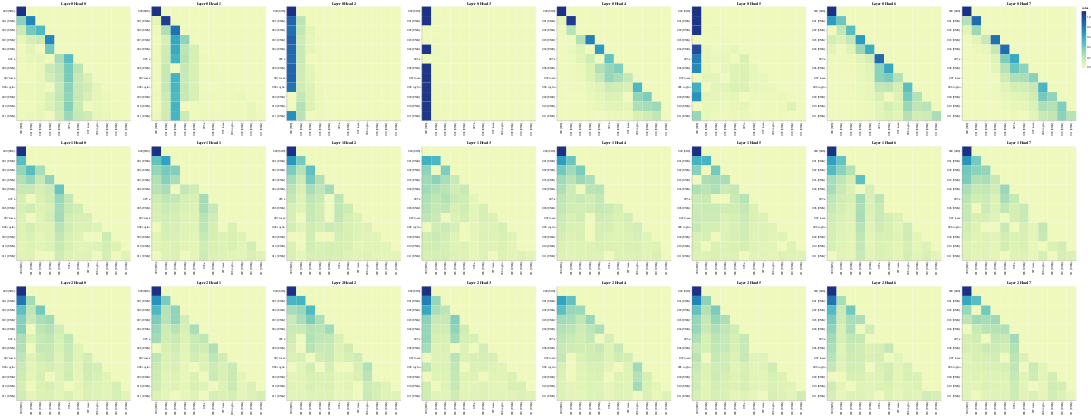

Here is the notebook cell this chart was saved with:
### Code cell
# Encoder Self-Attention
get_all_attention_maps("decoder", layers, heads, decoder_input_tokens, decoder_input_tokens, min(20, sentence_len))

### Figure 1 — Vega-Lite specification as saved in the notebook (floating-point values rounded to 4 significant figures; data arrays with more than 128 entries replaced by an {"elided": "..."} marker saying what was removed)
{"config": {"view": {"continuousWidth": 300, "continuousHeight": 300}}, "vconcat": [{"hconcat": [{"data": {"name": "data-fba1a1608a244cddb9d72f0e749aced1"}, "mark": {"type": "rect"}, "encoding": {"color": {"field": "value", "type": "quantitative"}, "tooltip": [{"field": "row", "type": "quantitative"}, {"field": "column", "type": "quantitative"}, {"field": "value", "type": "quantitative"}, {"field": "row_token", "type": "nominal"}, {"field": "col_token", "type": "nominal"}], "x": {"axis": {"title": ""}, "field": "col_token", "type": "nominal"}, "y": {"axis": {"title": ""}, "field": "row_token", "type": "nominal"}}, "height": 400, "name": "view_25", "title": "Layer 0 Head 0", "width": 400}, {"data": {"name": "data-14c12b18db7f042c0e8cd7a77acdcee4"}, "mark": {"type": "rect"}, "encoding": {"color": {"field": "value", "type": "quantitative"}, "tooltip": [{"field": "row", "type": "quantitative"}, {"field": "column", "type": "quantitative"}, {"field": "value", "type": "quantitative"}, {"field": "row_token", "type": "nominal"}, {"field": "col_token", "type": "nominal"}], "x": {"axis": {"title": ""}, "field": "col_token", "type": "nominal"}, "y": {"axis": {"title": ""}, "field": "row_token", "type": "nominal"}}, "height": 400, "name": "view_26", "title": "Layer 0 Head 1", "width": 400}, {"data": {"name": "data-efad75b32916420a85c14ea5b64f0865"}, "mark": {"type": "rect"}, "encoding": {"color": {"field": "value", "type": "quantitative"}, "tooltip": [{"field": "row", "type": "quantitative"}, {"field": "column", "type": "quantitative"}, {"field": "value", "type": "quantitative"}, {"field": "row_token", "type": "nominal"}, {"field": "col_token", "type": "nominal"}], "x": {"axis": {"title": ""}, "field": "col_token", "type": "nominal"}, "y": {"axis": {"title": ""}, "field": "row_token", "type": "nominal"}}, "height": 400, "name": "view_27", "title": "Layer 0 Head 2", "width": 400}, {"data": {"name": "data-0cced71969459e737be58adab911f12e"}, "mark": {"type": "rect"}, "encoding": {"color": {"field": "value", "type": "quantitative"}, "tooltip": [{"field": "row", "type": "quantitative"}, {"field": "column", "type": "quantitative"}, {"field": "value", "type": "quantitative"}, {"field": "row_token", "type": "nominal"}, {"field": "col_token", "type": "nominal"}], "x": {"axis": {"title": ""}, "field": "col_token", "type": "nominal"}, "y": {"axis": {"title": ""}, "field": "row_token", "type": "nominal"}}, "height": 400, "name": "view_28", "title": "Layer 0 Head 3", "width": 400}, {"data": {"name": "data-36083c20790aa58ec28eb1162f1215ce"}, "mark": {"type": "rect"}, "encoding": {"color": {"field": "value", "type": "quantitative"}, "tooltip": [{"field": "row", "type": "quantitative"}, {"field": "column", "type": "quantitative"}, {"field": "value", "type": "quantitative"}, {"field": "row_token", "type": "nominal"}, {"field": "col_token", "type": "nominal"}], "x": {"axis": {"title": ""}, "field": "col_token", "type": "nominal"}, "y": {"axis": {"title": ""}, "field": "row_token", "type": "nominal"}}, "height": 400, "name": "view_29", "title": "Layer 0 Head 4", "width": 400}, {"data": {"name": "data-a87fd75c03df24b4857513e65a8979d3"}, "mark": {"type": "rect"}, "encoding": {"color": {"field": "value", "type": "quantitative"}, "tooltip": [{"field": "row", "type": "quantitative"}, {"field": "column", "type": "quantitative"}, {"field": "value", "type": "quantitative"}, {"field": "row_token", "type": "nominal"}, {"field": "col_token", "type": "nominal"}], "x": {"axis": {"title": ""}, "field": "col_token", "type": "nominal"}, "y": {"axis": {"title": ""}, "field": "row_token", "type": "nominal"}}, "height": 400, "name": "view_30", "title": "Layer 0 Head 5", "width": 400}, {"data": {"name": "data-d39c4961e51ea980db4f76f9524563fc"}, "mark": {"type": "rect"}, "encoding": {"color": {"field": "value", "type": "quantitative"}, "tooltip": [{"field": "row", "type": "quantitative"}, {"field": "column", "type": "quantitative"}, {"field": "value", "type": "quantitative"}, {"field": "row_token", "type": "nominal"}, {"field": "col_token", "type": "nominal"}], "x": {"axis": {"title": ""}, "field": "col_token", "type": "nominal"}, "y": {"axis": {"title": ""}, "field": "row_token", "type": "nominal"}}, "height": 400, "name": "view_31", "title": "Layer 0 Head 6", "width": 400}, {"data": {"name": "data-a2f761be75d8bae330491d75c2e46d86"}, "mark": {"type": "rect"}, "encoding": {"color": {"field": "value", "type": "quantitative"}, "tooltip": [{"field": "row", "type": "quantitative"}, {"field": "column", "type": "quantitative"}, {"field": "value", "type": "quantitative"}, {"field": "row_token", "type": "nominal"}, {"field": "col_token", "type": "nominal"}], "x": {"axis": {"title": ""}, "field": "col_token", "type": "nominal"}, "y": {"axis": {"title": ""}, "field": "row_token", "type": "nominal"}}, "height": 400, "name": "view_32", "title": "Layer 0 Head 7", "width": 400}]}, {"hconcat": [{"data": {"name": "data-b0efec4cb2f4f63adfa57e1d711c0128"}, "mark": {"type": "rect"}, "encoding": {"color": {"field": "value", "type": "quantitative"}, "tooltip": [{"field": "row", "type": "quantitative"}, {"field": "column", "type": "quantitative"}, {"field": "value", "type": "quantitative"}, {"field": "row_token", "type": "nominal"}, {"field": "col_token", "type": "nominal"}], "x": {"axis": {"title": ""}, "field": "col_token", "type": "nominal"}, "y": {"axis": {"title": ""}, "field": "row_token", "type": "nominal"}}, "height": 400, "name": "view_33", "title": "Layer 1 Head 0", "width": 400}, {"data": {"name": "data-f967053533d709846ecf05e7a7bcf091"}, "mark": {"type": "rect"}, "encoding": {"color": {"field": "value", "type": "quantitative"}, "tooltip": [{"field": "row", "type": "quantitative"}, {"field": "column", "type": "quantitative"}, {"field": "value", "type": "quantitative"}, {"field": "row_token", "type": "nominal"}, {"field": "col_token", "type": "nominal"}], "x": {"axis": {"title": ""}, "field": "col_token", "type": "nominal"}, "y": {"axis": {"title": ""}, "field": "row_token", "type": "nominal"}}, "height": 400, "name": "view_34", "title": "Layer 1 Head 1", "width": 400}, {"data": {"name": "data-b7511be831a0aeaf46abc4bf25aaee98"}, "mark": {"type": "rect"}, "encoding": {"color": {"field": "value", "type": "quantitative"}, "tooltip": [{"field": "row", "type": "quantitative"}, {"field": "column", "type": "quantitative"}, {"field": "value", "type": "quantitative"}, {"field": "row_token", "type": "nominal"}, {"field": "col_token", "type": "nominal"}], "x": {"axis": {"title": ""}, "field": "col_token", "type": "nominal"}, "y": {"axis": {"title": ""}, "field": "row_token", "type": "nominal"}}, "height": 400, "name": "view_35", "title": "Layer 1 Head 2", "width": 400}, {"data": {"name": "data-c1ea8b55044f325986c6c76fc7d3cfd5"}, "mark": {"type": "rect"}, "encoding": {"color": {"field": "value", "type": "quantitative"}, "tooltip": [{"field": "row", "type": "quantitative"}, {"field": "column", "type": "quantitative"}, {"field": "value", "type": "quantitative"}, {"field": "row_token", "type": "nominal"}, {"field": "col_token", "type": "nominal"}], "x": {"axis": {"title": ""}, "field": "col_token", "type": "nominal"}, "y": {"axis": {"title": ""}, "field": "row_token", "type": "nominal"}}, "height": 400, "name": "view_36", "title": "Layer 1 Head 3", "width": 400}, {"data": {"name": "data-052d3461bb5a49bf24d4102311f56459"}, "mark": {"type": "rect"}, "encoding": {"color": {"field": "value", "type": "quantitative"}, "tooltip": [{"field": "row", "type": "quantitative"}, {"field": "column", "type": "quantitative"}, {"field": "value", "type": "quantitative"}, {"field": "row_token", "type": "nominal"}, {"field": "col_token", "type": "nominal"}], "x": {"axis": {"title": ""}, "field": "col_token", "type": "nominal"}, "y": {"axis": {"title": ""}, "field": "row_token", "type": "nominal"}}, "height": 400, "name": "view_37", "title": "Layer 1 Head 4", "width": 400}, {"data": {"name": "data-9b0d3b42b49ac492914cd3d4353baf16"}, "mark": {"type": "rect"}, "encoding": {"color": {"field": "value", "type": "quantitative"}, "tooltip": [{"field": "row", "type": "quantitative"}, {"field": "column", "type": "quantitative"}, {"field": "value", "type": "quantitative"}, {"field": "row_token", "type": "nominal"}, {"field": "col_token", "type": "nominal"}], "x": {"axis": {"title": ""}, "field": "col_token", "type": "nominal"}, "y": {"axis": {"title": ""}, "field": "row_token", "type": "nominal"}}, "height": 400, "name": "view_38", "title": "Layer 1 Head 5", "width": 400}, {"data": {"name": "data-dcf4403ebf864fc6593c3d6d9940b355"}, "mark": {"type": "rect"}, "encoding": {"color": {"field": "value", "type": "quantitative"}, "tooltip": [{"field": "row", "type": "quantitative"}, {"field": "column", "type": "quantitative"}, {"field": "value", "type": "quantitative"}, {"field": "row_token", "type": "nominal"}, {"field": "col_token", "type": "nominal"}], "x": {"axis": {"title": ""}, "field": "col_token", "type": "nominal"}, "y": {"axis": {"title": ""}, "field": "row_token", "type": "nominal"}}, "height": 400, "name": "view_39", "title": "Layer 1 Head 6", "width": 400}, {"data": {"name": "data-b4f632298b173d268c99711aa5e68ac0"}, "mark": {"type": "rect"}, "encoding": {"color": {"field": "value", "type": "quantitative"}, "tooltip": [{"field": "row", "type": "quantitative"}, {"field": "column", "type": "quantitative"}, {"field": "value", "type": "quantitative"}, {"field": "row_token", "type": "nominal"}, {"field": "col_token", "type": "nominal"}], "x": {"axis": {"title": ""}, "field": "col_token", "type": "nominal"}, "y": {"axis": {"title": ""}, "field": "row_token", "type": "nominal"}}, "height": 400, "name": "view_40", "title": "Layer 1 Head 7", "width": 400}]}, {"hconcat": [{"data": {"name": "data-5e4d964cb485349ee0245c6a56af5622"}, "mark": {"type": "rect"}, "encoding": {"color": {"field": "value", "type": "quantitative"}, "tooltip": [{"field": "row", "type": "quantitative"}, {"field": "column", "type": "quantitative"}, {"field": "value", "type": "quantitative"}, {"field": "row_token", "type": "nominal"}, {"field": "col_token", "type": "nominal"}], "x": {"axis": {"title": ""}, "field": "col_token", "type": "nominal"}, "y": {"axis": {"title": ""}, "field": "row_token", "type": "nominal"}}, "height": 400, "name": "view_41", "title": "Layer 2 Head 0", "width": 400}, {"data": {"name": "data-b4b223e93a5a75802dfe52d2b00714e2"}, "mark": {"type": "rect"}, "encoding": {"color": {"field": "value", "type": "quantitative"}, "tooltip": [{"field": "row", "type": "quantitative"}, {"field": "column", "type": "quantitative"}, {"field": "value", "type": "quantitative"}, {"field": "row_token", "type": "nominal"}, {"field": "col_token", "type": "nominal"}], "x": {"axis": {"title": ""}, "field": "col_token", "type": "nominal"}, "y": {"axis": {"title": ""}, "field": "row_token", "type": "nominal"}}, "height": 400, "name": "view_42", "title": "Layer 2 Head 1", "width": 400}, {"data": {"name": "data-5244f4230d9d5ac2e18ee85f017142e3"}, "mark": {"type": "rect"}, "encoding": {"color": {"field": "value", "type": "quantitative"}, "tooltip": [{"field": "row", "type": "quantitative"}, {"field": "column", "type": "quantitative"}, {"field": "value", "type": "quantitative"}, {"field": "row_token", "type": "nominal"}, {"field": "col_token", "type": "nominal"}], "x": {"axis": {"title": ""}, "field": "col_token", "type": "nominal"}, "y": {"axis": {"title": ""}, "field": "row_token", "type": "nominal"}}, "height": 400, "name": "view_43", "title": "Layer 2 Head 2", "width": 400}, {"data": {"name": "data-fa3bd60ad2ae897cfcae800d08d07e30"}, "mark": {"type": "rect"}, "encoding": {"color": {"field": "value", "type": "quantitative"}, "tooltip": [{"field": "row", "type": "quantitative"}, {"field": "column", "type": "quantitative"}, {"field": "value", "type": "quantitative"}, {"field": "row_token", "type": "nominal"}, {"field": "col_token", "type": "nominal"}], "x": {"axis": {"title": ""}, "field": "col_token", "type": "nominal"}, "y": {"axis": {"title": ""}, "field": "row_token", "type": "nominal"}}, "height": 400, "name": "view_44", "title": "Layer 2 Head 3", "width": 400}, {"data": {"name": "data-be4089011b10410bf6b913c70fdeb610"}, "mark": {"type": "rect"}, "encoding": {"color": {"field": "value", "type": "quantitative"}, "tooltip": [{"field": "row", "type": "quantitative"}, {"field": "column", "type": "quantitative"}, {"field": "value", "type": "quantitative"}, {"field": "row_token", "type": "nominal"}, {"field": "col_token", "type": "nominal"}], "x": {"axis": {"title": ""}, "field": "col_token", "type": "nominal"}, "y": {"axis": {"title": ""}, "field": "row_token", "type": "nominal"}}, "height": 400, "name": "view_45", "title": "Layer 2 Head 4", "width": 400}, {"data": {"name": "data-cd607cf147ea39f56765a5ed1cc4c10d"}, "mark": {"type": "rect"}, "encoding": {"color": {"field": "value", "type": "quantitative"}, "tooltip": [{"field": "row", "type": "quantitative"}, {"field": "column", "type": "quantitative"}, {"field": "value", "type": "quantitative"}, {"field": "row_token", "type": "nominal"}, {"field": "col_token", "type": "nominal"}], "x": {"axis": {"title": ""}, "field": "col_token", "type": "nominal"}, "y": {"axis": {"title": ""}, "field": "row_token", "type": "nominal"}}, "height": 400, "name": "view_46", "title": "Layer 2 Head 5", "width": 400}, {"data": {"name": "data-0c34643f1894060482144be1a99c7795"}, "mark": {"type": "rect"}, "encoding": {"color": {"field": "value", "type": "quantitative"}, "tooltip": [{"field": "row", "type": "quantitative"}, {"field": "column", "type": "quantitative"}, {"field": "value", "type": "quantitative"}, {"field": "row_token", "type": "nominal"}, {"field": "col_token", "type": "nominal"}], "x": {"axis": {"title": ""}, "field": "col_token", "type": "nominal"}, "y": {"axis": {"title": ""}, "field": "row_token", "type": "nominal"}}, "height": 400, "name": "view_47", "title": "Layer 2 Head 6", "width": 400}, {"data": {"name": "data-b89eb71f536be8773fb0a07cd2752372"}, "mark": {"type": "rect"}, "encoding": {"color": {"field": "value", "type": "quantitative"}, "tooltip": [{"field": "row", "type": "quantitative"}, {"field": "column", "type": "quantitative"}, {"field": "value", "type": "quantitative"}, {"field": "row_token", "type": "nominal"}, {"field": "col_token", "type": "nominal"}], "x": {"axis": {"title": ""}, "field": "col_token", "type": "nominal"}, "y": {"axis": {"title": ""}, "field": "row_token", "type": "nominal"}}, "height": 400, "name": "view_48", "title": "Layer 2 Head 7", "width": 400}]}], "params": [{"name": "param_25", "select": {"type": "interval", "encodings": ["x", "y"]}, "bind": "scales", "views": ["view_25"]}, {"name": "param_26", "select": {"type": "interval", "encodings": ["x", "y"]}, "bind": "scales", "views": ["view_26"]}, {"name": "param_27", "select": {"type": "interval", "encodings": ["x", "y"]}, "bind": "scales", "views": ["view_27"]}, {"name": "param_28", "select": {"type": "interval", "encodings": ["x", "y"]}, "bind": "scales", "views": ["view_28"]}, {"name": "param_29", "select": {"type": "interval", "encodings": ["x", "y"]}, "bind": "scales", "views": ["view_29"]}, {"name": "param_30", "select": {"type": "interval", "encodings": ["x", "y"]}, "bind": "scales", "views": ["view_30"]}, {"name": "param_31", "select": {"type": "interval", "encodings": ["x", "y"]}, "bind": "scales", "views": ["view_31"]}, {"name": "param_32", "select": {"type": "interval", "encodings": ["x", "y"]}, "bind": "scales", "views": ["view_32"]}, {"name": "param_33", "select": {"type": "interval", "encodings": ["x", "y"]}, "bind": "scales", "views": ["view_33"]}, {"name": "param_34", "select": {"type": "interval", "encodings": ["x", "y"]}, "bind": "scales", "views": ["view_34"]}, {"name": "param_35", "select": {"type": "interval", "encodings": ["x", "y"]}, "bind": "scales", "views": ["view_35"]}, {"name": "param_36", "select": {"type": "interval", "encodings": ["x", "y"]}, "bind": "scales", "views": ["view_36"]}, {"name": "param_37", "select": {"type": "interval", "encodings": ["x", "y"]}, "bind": "scales", "views": ["view_37"]}, {"name": "param_38", "select": {"type": "interval", "encodings": ["x", "y"]}, "bind": "scales", "views": ["view_38"]}, {"name": "param_39", "select": {"type": "interval", "encodings": ["x", "y"]}, "bind": "scales", "views": ["view_39"]}, {"name": "param_40", "select": {"type": "interval", "encodings": ["x", "y"]}, "bind": "scales", "views": ["view_40"]}, {"name": "param_41", "select": {"type": "interval", "encodings": ["x", "y"]}, "bind": "scales", "views": ["view_41"]}, {"name": "param_42", "select": {"type": "interval", "encodings": ["x", "y"]}, "bind": "scales", "views": ["view_42"]}, {"name": "param_43", "select": {"type": "interval", "encodings": ["x", "y"]}, "bind": "scales", "views": ["view_43"]}, {"name": "param_44", "select": {"type": "interval", "encodings": ["x", "y"]}, "bind": "scales", "views": ["view_44"]}, {"name": "param_45", "select": {"type": "interval", "encodings": ["x", "y"]}, "bind": "scales", "views": ["view_45"]}, {"name": "param_46", "select": {"type": "interval", "encodings": ["x", "y"]}, "bind": "scales", "views": ["view_46"]}, {"name": "param_47", "select": {"type": "interval", "encodings": ["x", "y"]}, "bind": "scales", "views": ["view_47"]}, {"name": "param_48", "select": {"type": "interval", "encodings": ["x", "y"]}, "bind": "scales", "views": ["view_48"]}], "$schema": "https://vega.github.io/schema/vega-lite/v5.17.0.json", "datasets": {"data-fba1a1608a244cddb9d72f0e749aced1": {"elided": "144 records"}, "data-14c12b18db7f042c0e8cd7a77acdcee4": {"elided": "144 records"}, "data-efad75b32916420a85c14ea5b64f0865": {"elided": "144 records"}, "data-0cced71969459e737be58adab911f12e": {"elided": "144 records"}, "data-36083c20790aa58ec28eb1162f1215ce": {"elided": "144 records"}, "data-a87fd75c03df24b4857513e65a8979d3": {"elided": "144 records"}, "data-d39c4961e51ea980db4f76f9524563fc": {"elided": "144 records"}, "data-a2f761be75d8bae330491d75c2e46d86": {"elided": "144 records"}, "data-b0efec4cb2f4f63adfa57e1d711c0128": {"elided": "144 records"}, "data-f967053533d709846ecf05e7a7bcf091": {"elided": "144 records"}, "data-b7511be831a0aeaf46abc4bf25aaee98": {"elided": "144 records"}, "data-c1ea8b55044f325986c6c76fc7d3cfd5": {"elided": "144 records"}, "data-052d3461bb5a49bf24d4102311f56459": {"elided": "144 records"}, "data-9b0d3b42b49ac492914cd3d4353baf16": {"elided": "144 records"}, "data-dcf4403ebf864fc6593c3d6d9940b355": {"elided": "144 records"}, "data-b4f632298b173d268c99711aa5e68ac0": {"elided": "144 records"}, "data-5e4d964cb485349ee0245c6a56af5622": {"elided": "144 records"}, "data-b4b223e93a5a75802dfe52d2b00714e2": {"elided": "144 records"}, "data-5244f4230d9d5ac2e18ee85f017142e3": {"elided": "144 records"}, "data-fa3bd60ad2ae897cfcae800d08d07e30": {"elided": "144 records"}, "data-be4089011b10410bf6b913c70fdeb610": {"elided": "144 records"}, "data-cd607cf147ea39f56765a5ed1cc4c10d": {"elided": "144 records"}, "data-0c34643f1894060482144be1a99c7795": {"elided": "144 records"}, "data-b89eb71f536be8773fb0a07cd2752372": {"elided": "144 records"}}}
